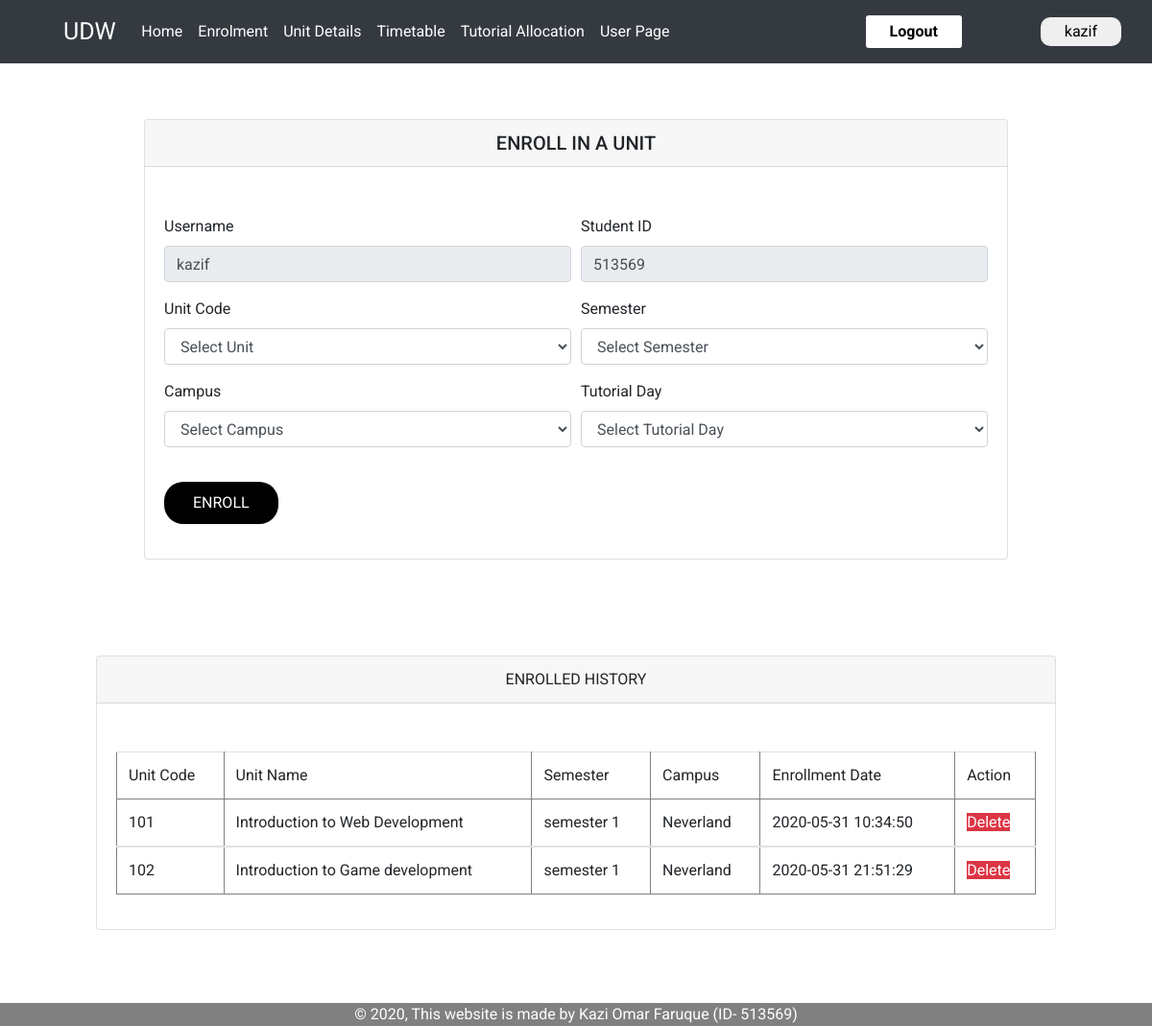
/Unit_Enrolment.php (signed in), run on the app's committed database.
### tables this page shows
CREATE TABLE IF NOT EXISTS `Students` (
  `student_id` int(11) NOT NULL,
  `username` varchar(32) NOT NULL,
  `email` varchar(32) NOT NULL,
  `password` varchar(32) NOT NULL,
  `dob` varchar(32) NOT NULL,
  `address` varchar(128) NOT NULL,
  `phone` varchar(11) NOT NULL
);

CREATE TABLE IF NOT EXISTS `Enrollment` (
  `enroll_id` int(11) NOT NULL,
  `student_id` int(11) NOT NULL,
  `unit_code` int(11) NOT NULL,
  `semester_id` int(11) NOT NULL,
  `campus_id` int(11) NOT NULL,
  `tutorial_id` int(11) NOT NULL,
  `enroll_date` timestamp NOT NULL DEFAULT CURRENT_TIMESTAMP
);

CREATE TABLE IF NOT EXISTS `Unit_list` (
  `unit_code` int(11) NOT NULL,
  `unit_name` varchar(128) NOT NULL,
  `availability` varchar(32) NOT NULL,
  `Campus` varchar(32) NOT NULL,
  `unit_coordinator` varchar(32) NOT NULL
);

CREATE TABLE IF NOT EXISTS `semester` (
  `semester_id` int(11) NOT NULL,
  `semester_name` varchar(32) NOT NULL
);

CREATE TABLE IF NOT EXISTS `campus` (
  `campus_id` int(11) NOT NULL,
  `campus_name` varchar(32) NOT NULL
);

### Unit_Enrolment.php (the view, shortened to what this page needs)
<!DOCTYPE html>
<html lang="en">
<head>
    <link rel="stylesheet" href="https://stackpath.bootstrapcdn.com/bootstrap/4.4.1/css/bootstrap.min.css">
    <link rel="stylesheet" href="pages.css?v=<?php echo time(); ?>">
</head>
<body>
<?php
    include 'header_student.php';
  ?>
<br>
  <section>
    <?php
        include('db_conn.php');
        $result = $mysqli->query("SELECT * FROM `Students` WHERE `username` ='".$_SESSION['username1']."'") or die($mysqli->query);
        ?>
        <?php
          while ($row =$result->fetch_assoc()):?>
            <div class="card">
                  <h5 class="card-header">Enroll In a Unit</h5>
                  <div class="card-body">
                      <form id="login" action="" method="POST">
                          <div class="form-row">
                            <div class="form-group col-md-6">
                            <label for="username1">Username</label>
                            <input id="username1" type="text" class="form-control" placeholder="User Name" name="username1" readonly value="<?php echo $row['username'];?>" >
                            </div>
                            <div class="form-group col-md-6">
                            <label for="studentId">Student ID</label>
                            <input id="studentId" type="text" class="form-control" placeholder="Student ID" name="studentId" readonly  value="<?php echo $row['student_id'];?>" >
                            </div>
                          </div>
                          <?php endwhile; ?>
                          <div class="form-row">
                            <div class="form-group col-md-6">
                                <label for="unit_code">Unit Code</label>
                                  <select class="form-control " name="unit_code" required="required">
                                    <option value="">Select Unit</option>
                                  </select>
                            </div>
                            <div class="form-group col-md-6">
                                <label for="semester_id">Semester</label>
                                  <select class="form-control " name="semester_id" required="required">
                                    <option value="">Select Semester</option>
                                  </select>
                            </div>
                            <div class="form-group col-md-6">
                                <label for="campus">Campus</label>
                                  <select class="form-control " name="campus_id" required="required">
                                    <option value="">Select Campus</option>
                                  </select>
                            </div>
                            <div class="form-group col-md-6">
                                <label for="tutorial day">Tutorial Day</label>
                                  <select class="form-control " name="tutorial_days" required="required">
                                    <option value="">Select Tutorial Day</option>
                                  </select>
                            </div>
                          </div>
                          <div class="form-group">
                            <button type="submit" class="btn-primary" name="Enroll_now">ENROLL</button>
                            </div>
                        </form>
        </div>
      </div>
      <div class="card" style="width: 1000px;">
              <div class="card-header">
                Enrolled history
              </div>
              <div class="card-body">
              <table class="table ">
              <?php
                  include('db_conn.php');
                  $result = $mysqli->query("SELECT Unit_list.unit_code, Unit_list.unit_name, semester.semester_name, campus.campus_name, Enrollment.enroll_date, Enrollment.enroll_id
                  FROM Students
                  JOIN Enrollment ON (Enrollment.student_id = Students.student_id)
                  JOIN Unit_list ON (Unit_list.unit_code = Enrollment.unit_code)
                  JOIN semester ON (semester.semester_id = Enrollment.semester_id)
                  JOIN campus ON (campus.campus_id = Enrollment.campus_id) WHERE username='".$_SESSION['username1']."' ") or die($mysqli->query);
              ?>
                <thead class="thead-dark">
                <tr>
                <td>Unit Code</td>
                <td>Unit Name</td>
                <td>Semester</td>
                <td>Campus</td>
                <td>Enrollment Date</td>
                <td>Action</td>
                </tr>
                </thead>
                <?php
                while ($row =$result->fetch_assoc()):?>
                <tbody>
                  <tr>
                  <td><?php echo $row['unit_code'];?></td>
                  <td><?php echo $row['unit_name'];?></td>
                  <td><?php echo $row['semester_name'];?></td>
                  <td><?php echo $row['campus_name'];?></td>
                  <td><?php echo $row['enroll_date'];?></td>
                  <td>
                    <a href="Unit_Enrolment.php?delete=<?php echo $row['enroll_id']; ?>" class = " btn-danger">Delete</a>
                  </td>
                  </tr>
                </tbody>
                <?php endwhile; ?>
              </table>
              </div>
            </div>
</section>
  <?php
    include 'footer.php';
  ?>
</body>
</html>

### pages.css (style rules this page uses)
* { margin: 0; padding: 0; box-sizing: border-box; }
body { font-family: 'Roboto', sans-serif; }
table, th, td { border: 1px solid grey; padding-left: 10px; }

### Unit_Enrolment.php (style rules this page uses)
.card { width: 900px; margin: 100px auto; }
.card-header { text-align: center; text-transform: uppercase; margin-bottom:30px; }
.btn-primary { margin-top:20px; padding: 10px 30px; border: none; border-radius: 20px; background-color:black; }

### data on the page
students: username1 "kazif", studentId "513569"
enrollment: unit_code.unit_code "101", unit_code.unit_name "Introduction to Web Development", semester.semester_name "semester 1", campus.campus_name "Neverland", enroll_date "2020-05-31 10:34:50"
enrollment: unit_code.unit_code "102", unit_code.unit_name "Introduction to Game development", semester.semester_name "semester 1", campus.campus_name "Neverland", enroll_date "2020-05-31 21:51:29"

### other printed values
$_SESSION['username1'] "kazif"
